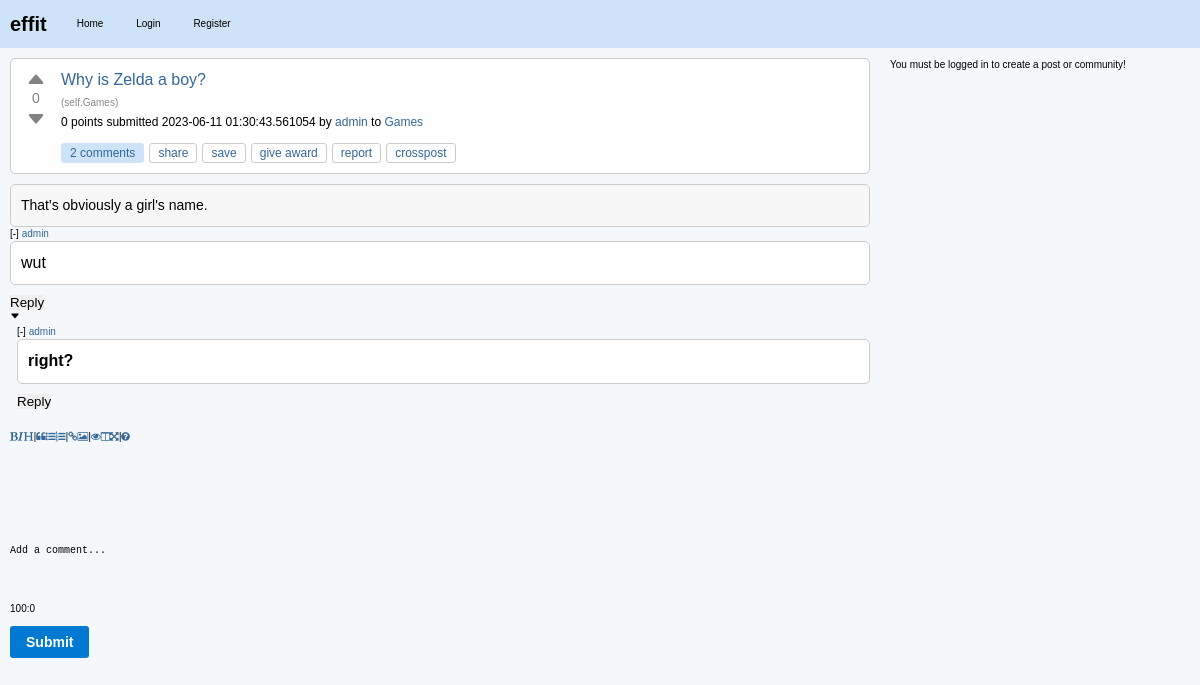
Before: /c/effit/p/why-is-zelda-a-boy-c12fb1d7 with the older database file.
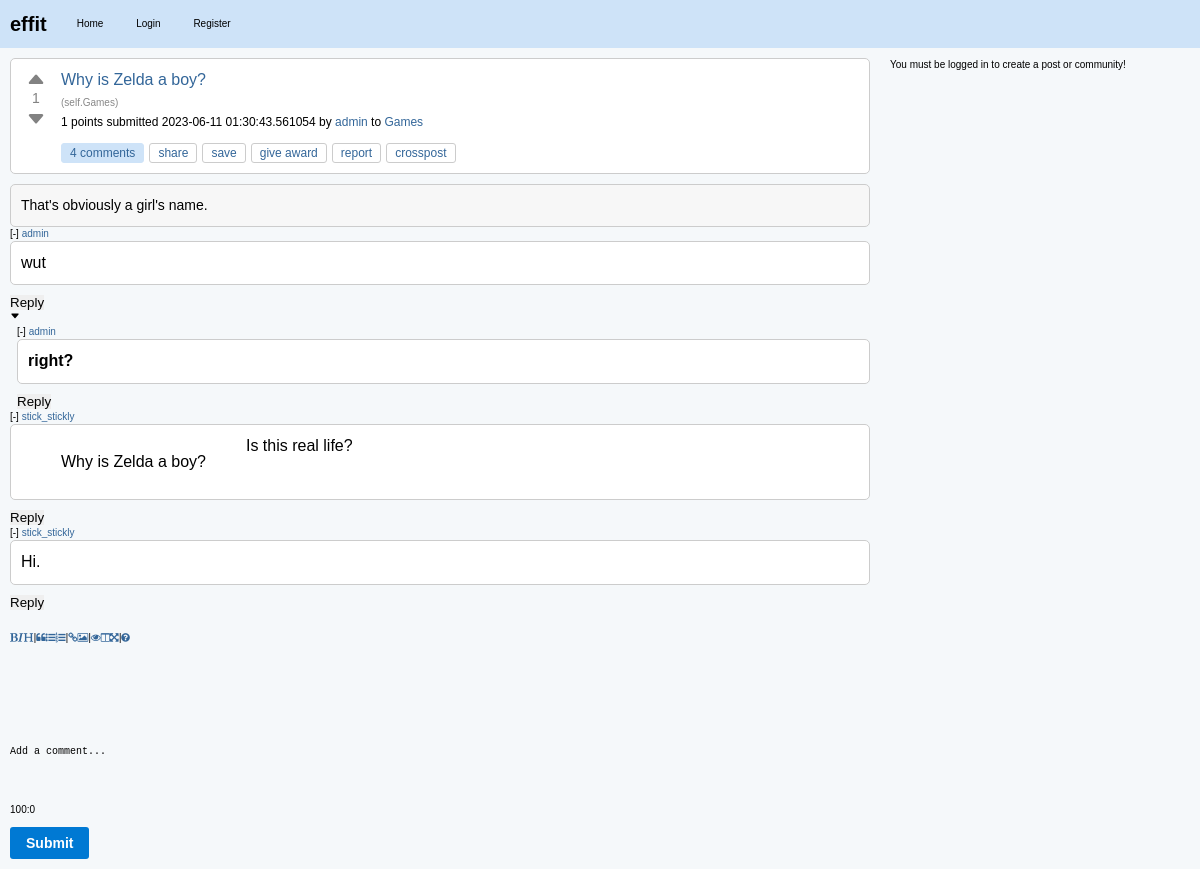
After: the same page with the newer database file.
### effit.py (models this page shows)
class Post(db.Model):
    id = db.Column(db.Integer, primary_key=True)
    title = db.Column(db.String(120), nullable=False)
    content = db.Column(db.Text, nullable=False)
    user_id = db.Column(db.Integer, db.ForeignKey("user.id"), nullable=False)
    created_at = db.Column(db.DateTime, default=datetime.utcnow)
    community_id = db.Column(db.Integer, db.ForeignKey("community.id"), nullable=False)
    upvotes = db.Column(db.Integer, default=0)
    downvotes = db.Column(db.Integer, default=0)
    comments = db.relationship("Comment", backref="post", lazy=True)
    slug = db.Column(db.String(120), nullable=False)
    link = db.Column(db.String(500))
    is_link_post = db.Column(db.Boolean, default=False)
    @property
    def score(self):
        return self.upvotes - self.downvotes

class Community(db.Model):
    id = db.Column(db.Integer, primary_key=True)
    name = db.Column(db.String(80), unique=True, nullable=False)
    description = db.Column(db.String(200))
    creator_id = db.Column(db.Integer, db.ForeignKey("user.id"))
    creator = db.relationship(
        "User", backref=db.backref("created_communities", lazy=True)
    )
    posts = db.relationship("Post", backref="community", lazy=True)

class User(db.Model):
    id = db.Column(db.Integer, primary_key=True)
    username = db.Column(db.String(80), unique=True, nullable=False)
    password = db.Column(db.String(120), nullable=False)
    posts = db.relationship("Post", backref="author", lazy=True)
    communities = db.relationship(
        "Community",
        secondary=community_members,
        backref=db.backref("members", lazy="dynamic"),
    )

class Comment(db.Model):
    id = db.Column(db.Integer, primary_key=True)
    content = db.Column(db.Text, nullable=False)
    user_id = db.Column(db.Integer, db.ForeignKey("user.id"), nullable=False)
    post_id = db.Column(db.Integer, db.ForeignKey("post.id"), nullable=False)
    parent_id = db.Column(db.Integer, db.ForeignKey("comment.id"), nullable=True)
    author = db.relationship("User", backref=db.backref("comments", lazy=True))
    children = db.relationship(
        "Comment", backref=db.backref("parent", remote_side=[id]), lazy="dynamic"
    )

### effit.py (the view, shortened to what this page needs)
@app.route("/c/<string:community_name>/p/<string:post_slug>", methods=["GET", "POST"])
def post_detail(community_name, post_slug):
    post = Post.query.filter_by(slug=post_slug).first()
    post_content = markdown.markdown(post.content)
    print(post_content)
    if post is None:
        return "Post not found!", 404
    comments = Comment.query.filter(
        Comment.post_id == post.id, Comment.parent_id.is_(None)
    ).all()
    for comment in comments:
        comment.content = markdown.markdown(comment.content)
        comment.replies = Comment.query.filter(Comment.post_id == post.id)
        for reply in comment.replies:
            reply.content = markdown.markdown(reply.content)
    post.content = markdown.markdown(post.content)
    community = Community.query.filter_by(name=community_name).first()
    if community is None:
        return "Community not found!", 404
    community_id = community.id
    return render_template(
        "post_detail.html",
        post=post,
        comments=comments,
        community=community,
        community_id=community_id,
    )

### templates/post_detail.html (shortened to what this page needs)
{% extends "layout.html" %}
{% block content %}
<div class="post-item" id="post-{{ post.id }}">
    <div class="post">
        <div class="vote">
            <button class="upvote" onclick="vote('{{ post.id }}', '{{ post.slug }}', '{{ post.community.name }}', 'upvote')">
                <svg xmlns="http://www.w3.org/2000/svg" width="20" height="20" fill="currentColor" class="bi bi-caret-up-fill" viewBox="0 0 16 16">
                  <path d="M7.247 4.86l-4.796 5.481c-.646.74.037 1.659.877 1.659h9.392c.839 0 1.523-.92.877-1.659l-4.796-5.48a1 1 0 0 0-1.554 0z"/>
                </svg>
            </button>
            <span class="score">{{ post.score }}</span>
            <button class="downvote" onclick="vote('{{ post.id }}', '{{ post.slug }}', '{{ post.community.name }}', 'downvote')">
                <svg xmlns="http://www.w3.org/2000/svg" width="20" height="20" fill="currentColor" class="bi bi-caret-down-fill" viewBox="0 0 16 16">
                  <path d="M7.247 11.14l-4.796-5.481c-.646-.74.037-1.659.877-1.659h9.392c.839 0 1.523.92.877 1.659l-4.796 5.481a1 1 0 0 1-1.554 0z"/>
                </svg>
            </button>
        </div>
        <div class="post-info">
            <h3>
                {% if post.is_link_post %}
                <a class="title may-blank loggedin" href="{{ post.link }}">{{ post.title }}</a>
                {% else %}
                <a class="title may-blank loggedin" href="/c/{{ community.name }}/p/{{ post.slug }}">{{ post.title }}</a>
                {% endif %}
                </h3>
                {% if post.is_link_post %}
                <span class="domain">(<a href="{{ post.link }}">{{ post.link }}</a>)</span>
                {% else %}
                <span class="domain">(<a href="{{ url_for('community_posts', community_name=post.community.name) }}">self.{{ post.community.name }}</a>)</span>
                {% endif %}
            <p class="tagline">
                <span>{{ post.score }} points</span>
                submitted <time datetime="{{ post.created_at.isoformat() }}">{{ post.created_at }}</time>
                by <a href="{{ url_for('user_posts', username=post.author.username) }}" class="author may-blank id-t2_d2kpf">{{ post.author.username }}</a>
                to <a href="{{ url_for('community_posts', community_name=post.community.name) }}" class="subrs hover may-blank">{{ post.community.name }}</a>
            </p>
            <ul class="flat-list buttons">
                <li class="first">
                    <a href="{{ url_for('post_detail', community_name=post.community.name, post_slug=post.slug) }}" class="bylink comments may-blank" rel="nofollow">
                        {{ post.comments|length }} comments
                    </a>
                </li>
                <li class="share"><a class="post-sharing-button">share</a></li>
                <li class="link-save-button save-button login-required"><a>save</a></li>
                <li class="give-gold-button"><a href="#" class="give-gold login-required access-required gold-give-gold" rel="nofollow">give award</a></li>
                <li class="report-button login-required"><a href="#" class="reportbtn access-required">report</a></li>
                <li class="crosspost-button"><a class="post-crosspost-button">crosspost</a></li>
            </ul>
        </div>
    </div>
    <div class="post-content">
        {{ post.content|safe }}
    </div>
</div>
{% macro render_comment(comment, level=0) %}
<div style="margin-left: {{ level * 7 }}px;">
    <p class="tagline">
        <span>[-] <a href="{{ url_for('user_posts', username=comment.author.username) }}" class="author may-blank id-t2_d2kpf">{{ comment.author.username }}</a></span>
    </p>
    <div class="comment">
        {{ comment.content|safe }}
    </div>
    <button class="reply-button">Reply</button>
    <div class="replies">
        {% for reply in comment.children %}
        <svg xmlns="http://www.w3.org/2000/svg" width="10" height="10" fill="currentColor" class="bi bi-caret-down-fill" viewBox="0 0 16 16">
            <path d="M7.247 11.14l-4.796-5.481c-.646-.74.037-1.659.877-1.659h9.392c.839 0 1.523.92.877 1.659l-4.796 5.481a1 1 0 0 1-1.554 0z"/>
          </svg>
            {{ render_comment(reply, level + 1) }}
        {% endfor %}
    </div>
</div>
{% endmacro %}
<div class="comments">
    {% for comment in comments %}
        {{ render_comment(comment)|safe }}
    {% endfor %}
</div>
<form action="{{ url_for('add_comment', post_id=post.id) }}" method="post">
    <div class="comment-form">
        <input type="submit" value="Submit">
    </div>
</form>
{% endblock %}

### templates/layout.html (shortened to what this page needs)
<!DOCTYPE html>
<html lang="en">
<head>
    <link rel="stylesheet" type="text/css" href="{{ url_for('static', filename='styles.css') }}">
    <link rel="stylesheet" href="https://cdn.jsdelivr.net/npm/simplemde@1.11.2/dist/simplemde.min.css">
</head>
<body>
    <nav>
        <a href="{{ url_for('index') }}" class="logo">effit</a>
        <ul>
            <li><a href="{{ url_for('index') }}">Home</a></li>
            {% if 'username' not in session %}
                <li><a href="{{ url_for('login') }}">Login</a></li>
                <li><a href="{{ url_for('register') }}">Register</a></li>
            {% else %}
                <li><a href="{{ url_for('logout') }}">Logout</a></li>
            {% endif %}
        </ul>
    </nav>
    <main>
        <div id="container">
            <div id="content">
                {% block content %}
                {% endblock %}
            </div>
            <div id="sidebar">
                {% if 'username' in session %}
                <div class="create-form">
                    <h2>Create a Community</h2>
                    <form action="/create_community" method="post">
                        <label for="name">Name:</label><br>
                        <input type="text" id="name" name="name" value="{{ request.form.name | escape }}"><br>
                        <label for="description">Description:</label><br>
                        <textarea id="description" name="description">{{ request.form.description | escape }}</textarea><br>
                        <input type="submit" value="Create">
                    </form>
                </div>
                <div class="create-form">
                    <form action="{{ url_for('create_post') }}" method="post">
                    {% if community_id %}
                    <input type="hidden" name="community_id" value="{{ community_id }}">
                    {% else %}
                    <input type="hidden" name="community_id" value="{{ default_community_id }}">
                    {% endif %}
                    <input type="submit" value="Create Post">
                    </form>
                </div>
                {% else %}
                <p>You must be logged in to create a post or community!</p>
                {% endif %}
            </div>
        </div>
    </main>
</body>
</html>

### static/styles.css (style rules this page uses)
body, ul, ol, li, p, h1, h2, h3, h4, h5, h6, form, fieldset, input, textarea, button { margin: 0; padding: 0; border: 0; }
body { background-color: #f5f8fa; color: #000000; font: normal x-small Arial, sans-serif; font-style: normal; font-variant-caps: normal; font-weight: normal; font-stretch: normal; font-size: x-small; line-height: normal; font-family: verdana, arial, helvetica, sans-serif; font-size-adjust: none; font-kerning: auto; font-optical-sizing: auto; font-variant-alternates: normal; font-variant-east-asian: normal; font-variant-ligatures: normal; font-variant-numeric: normal; font-variant-position: normal; font-language-override: normal; font-feature-settings: normal; font-variation-settings: normal; line-height: 1.4; }
.post, .comment { background-color: #ffffff; margin-bottom: 10px; padding: 10px; border: 1px solid #cccccc; font-size: medium; font-family: Arial,sans-serif; display: flex; align-items: start; border-radius: 5px; }
.post h3, .comment h3 { margin: 0; font-size: 16px; line-height: 1.4; }
.post h3 a, .comment h3 a { color: #336699; text-decoration: none; }
.post-content { background-color: #f7f7f7; font-size: 14px; line-height: 1.5; color: #000; border: 1px solid #ccc; border-radius: 5px; max-width: 100vw; padding: 10px; flex: auto; }
h1, h2, h3, h4, h5, h6 { color: #000000; }
a { color: #336699; text-decoration: none; }
#container { display: flex; }
#sidebar { flex: 0 0 300px; order: 2; }
#content { flex: 1; margin-right: 20px; order: 1; }
nav { background-color: #cee3f8; padding: 10px 0; display: flex; align-items: center; }
nav .logo { font-weight: bold; font-size: 20px; color: #000000; text-decoration: none; margin-right: 20px; margin-left: 10px; }
nav ul { list-style: none; padding: 0; margin: 0; }
nav ul li { display: inline-block; margin-right: 10px; }
nav ul li a { color: #000000; text-decoration: none; padding: 5px 10px; }
main { padding: 10px; }
.post .title { font-size: medium; font-weight: normal; margin-bottom: 1px; margin-bottom: 5px; }
.domain { color: #888; display: inline; overflow: hidden; white-space: nowrap; text-overflow: ellipsis; vertical-align: middle; max-width: 19em; font-size: x-small; }
.domain a { color: #888; display: inline-block; overflow: hidden; white-space: nowrap; text-overflow: ellipsis; vertical-align: middle; max-width: 19em; text-decoration: none; }
.post p { margin-bottom: 10px; font-size: medium; font-family: Segoe,"PT Sans",Arial,sans-serif; }
.post .tagline { font-size: 12px; }
.flat-list.buttons { list-style: none; margin: 0; padding: 0; display: flex; align-items: center; }
.flat-list.buttons li { display: inline-block; margin-right: 5px; }
.flat-list.buttons li a { display: inline-block; padding: 3px 8px; font-size: 12px; line-height: 1; color: #336699; text-decoration: none; background-color: transparent; border: 1px solid #cccccc; border-radius: 3px; transition: background-color 0.2s ease; }
.flat-list.buttons .comments { padding: 3px 8px; background-color: #cee3f8; color: #336699; border: 1px solid #cee3f8; border-radius: 3px; }
.flat-list.buttons .save-button, .flat-list.buttons .give-gold-button, .flat-list.buttons .report-button, .flat-list.buttons .crosspost-button { background-color: #ffffff; }
.flat-list.buttons .login-required { cursor: pointer; }
.comment-form { margin-top: 20px; }
.comment-form input[type="submit"] { margin-top: 10px; padding: 8px 16px; font-size: 14px; font-weight: bold; background-color: #0079d3; color: #fff; border: none; border-radius: 3px; cursor: pointer; }
.vote { display: flex; flex-direction: column; align-items: center; justify-content: center; width: 30px; margin-right: 10px; }
.upvote, .downvote { height: 20px; border: none; background: none; color: #828282; cursor: pointer; font-size: 20px; line-height: 1; }
.score { font-size: 14px; color: #828282; }

Changed rows visible on the page:
changed Post "Why is Zelda a boy?": score "0" → "1"
added Comment: author.username "stick_stickly", content "Why is Zelda a boy? Is this real life?", shown under "Why is Zelda a boy?"
added Comment: author.username "stick_stickly", content "Hi.", shown under "Why is Zelda a boy?"
Other visible differences:
{{ post.comments|length }}: "2" → "4"
